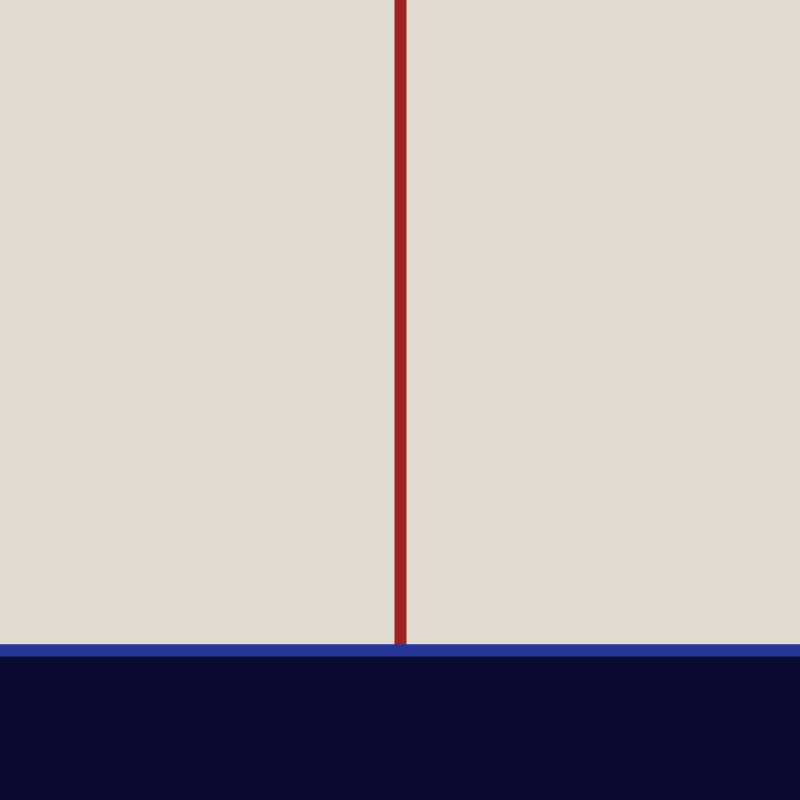
Frame 1 (no input)
Frame 60 (the mouse pressed at the canvas centre just before this capture): identical to frame 1, image omitted
Frame 120 (the mouse held since frame 60 and released just before this capture): identical to frame 1, image omitted

The Processing sketch that drew this single still picture (run headless with seeded random() and noise(); from frame 60 on, the mouse is pressed at the canvas centre):

// Processing sketch: Continency12sketch_240522g
// ── Continency12sketch_240522g.pde
//Komposition Blau-Rot auf Weiss
//Blinky Palermo
//Date: 1965


void setup(){
  size(800,800);
  strokeCap(PROJECT);
}

void draw(){
  
  background(226,219,207);
  strokeWeight(12);
  stroke(160,35,36);
  line(400,0,400,800);
  stroke(38,54,150);
  line(0,650,800,650);
  fill(10,10,50);
  rect(-100,650,950,650);
}
